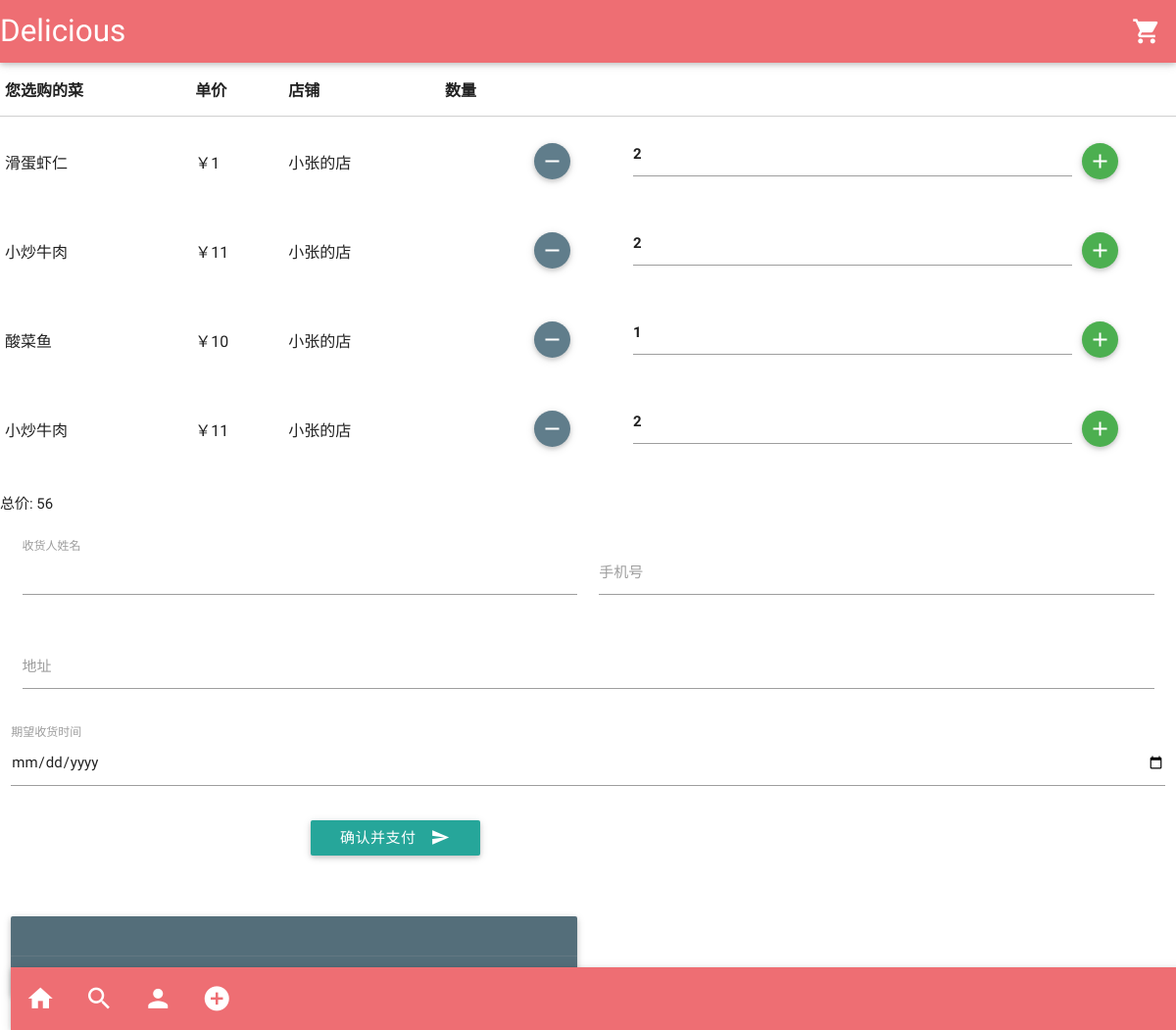
Page /cart/ on the earlier database version.
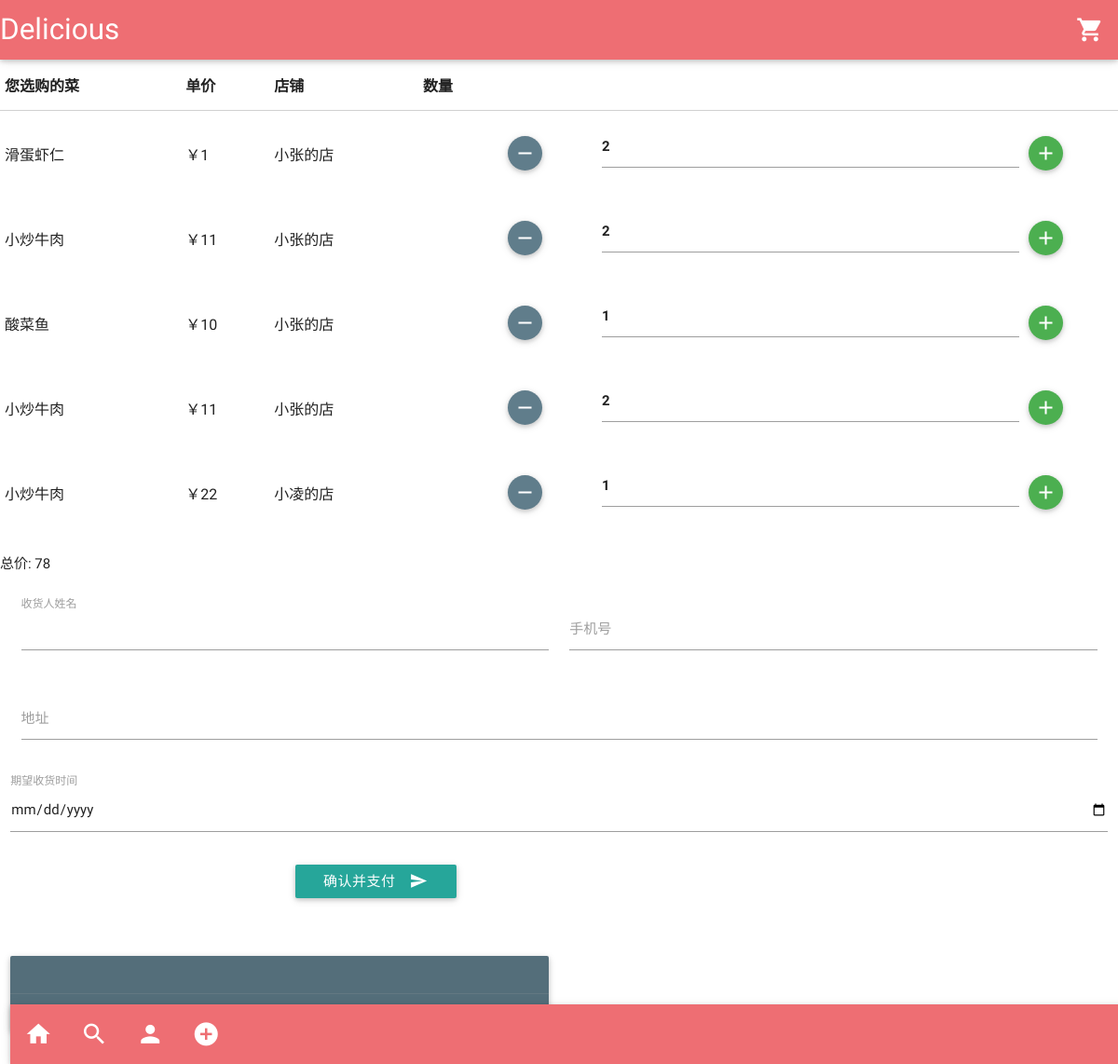
Same page on the later database version.
### food/models.py (models this page shows, shortened)
class Order(models.Model):
    user = models.ForeignKey(User)
    price = models.ForeignKey(Price)
    number = models.IntegerField(default=0)
    has_paid = models.BooleanField(default=False)

class Price(models.Model):
    tweet = models.ForeignKey(Tweet)
    supplier = models.ForeignKey(Supplier)
    value = models.IntegerField(default=0)

class Tweet(models.Model):
    author = models.ForeignKey(User)
    type = models.CharField(max_length=200)  # 原创或转发
    publish_date = models.DateTimeField('发布时间')
    title = models.CharField(max_length=200)
    logo = models.CharField(max_length=200)
    content = models.TextField()
    vote = models.IntegerField("赞", default=0)
    visit = models.IntegerField(default=0)
    score = models.FloatField("评分", default=0)
    original_id = models.BigIntegerField("菜谱ID", default=0)

class Supplier(models.Model):
    name = models.CharField(max_length=200)
    link = models.CharField(max_length=200)

### food/views.py (the view)
# urls.py: url(r'^cart/$', views.cart, name='cart'),
def cart(request):
    orders = Order.objects.filter(has_paid=False).all()
    total = sum([o.number * o.price.value for o in orders])
    user = orders[0].user.name
    context = {'user': user, 'orders': orders, 'total': total}
    return render(request, 'food/cart.html', context)

### food/templates/food/cart.html
{% extends "food/base.html" %}
{% load staticfiles %}
{% block page_content %}
<div class="row">
    <table>
        <thead>
        <tr>
            <th data-field="food">您选购的菜</th>
            <th data-field="unit_price">单价</th>
            <th data-field="store">店铺</th>
            <th data-field="number">数量</th>
        </tr>
        </thead>
        <tbody>
        {% for order in orders %}
        <tr>
            <td>{{ order.price.tweet.title }}</td>
            <td>￥{{ order.price.value }}</td>
            <td>{{ order.price.supplier.name }}</td>
            <td>
            <th><a class="btn-floating btn-small waves-effect waves-light blue-grey" onclick="remove_one_dish"><i
                    class="mdi-content-remove"></i></a></th>
            <th><input value="{{ order.number }}" id="number" type="text" class="validate" length="2"></input></th>
            <th><a class="btn-floating btn-small waves-effect waves-light green"><i class="mdi-content-add"></i></a>
            </th>
            </td>
        </tr>
        {% endfor %}
        </tbody>
    </table>
</div>
<div class="row">
    总价: {{ total }}
</div>
<div class="row">
    <form class="col s12">
        <div class="row">
            <div class="input-field col s6">
                <input placeholder="" id="customer_name" type="text" class="validate">
                <label for="customer_name">收货人姓名</label>
            </div>
            <div class="input-field col s6">
                <input id="phone_number" type="text" class="validate" length="11">
                <label for="phone_number">手机号</label>
            </div>
        </div>
        <div class="row">
            <div class="input-field col s12">
                <input id="address" type="text" class="validate">
                <label for="address">地址</label>
            </div>
        </div>
        <div class="row">
            <label>期望收货时间</label>
            <input id="ship_datepicker" type="date" class="datepicker">
        </div>
        <div class="row">
            <div class="col s3">&nbsp</div>
            <div class="col s6">
                <button class="btn waves-effect waves-light" type="submit" name="action">确认并支付
                    <i class="mdi-content-send right"></i>
                </button>
            </div>
            <div class="col s3">&nbsp</div>
        </div>
    </form>
</div>
{% endblock %}

Differences in the rows shown:
added Order: price.tweet "小炒牛肉", price.value "22", price.supplier.name "小凌的店", number "1"
Other differences:
{{ total }}: "56" → "78"
